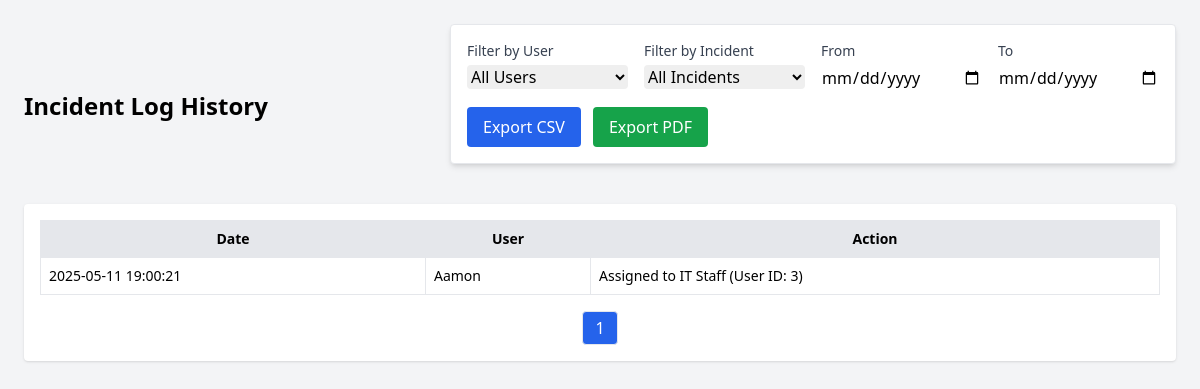
The page /admin/incident_history.php?id=2 on the database as committed earlier.
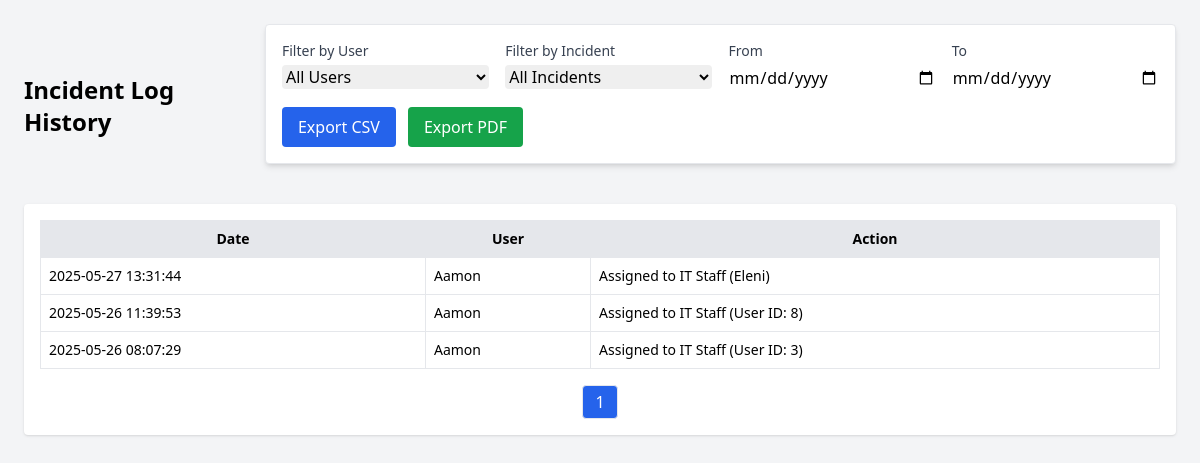
The same page on the database as committed later.
### tables this page shows
CREATE TABLE `incident_logs` (
  `id` int(11) NOT NULL,
  `incident_id` int(11) DEFAULT NULL,
  `user_id` int(11) DEFAULT NULL,
  `action` text DEFAULT NULL,
  `created_at` timestamp NOT NULL DEFAULT current_timestamp()
);

CREATE TABLE `users` (
  `id` int(11) NOT NULL,
  `name` varchar(100) DEFAULT NULL,
  `email` varchar(100) DEFAULT NULL,
  `password` varchar(255) DEFAULT NULL,
  `role` enum('admin','staff','user') NOT NULL,
  `created_at` timestamp NOT NULL DEFAULT current_timestamp(),
  `force_password_change` tinyint(1) DEFAULT 1,
  `branch_id` int(11) DEFAULT NULL,
  `profile_picture` varchar(255) DEFAULT NULL
);

### admin/incident_history.php (the view, shortened to what this page needs)
<?php
require '../config/db.php';
$incident_id = $_GET['id'] ?? null;
if (isset($_GET['id'])) {
    $incident_id = (int) $_GET['id'];
} else {
    header("Location: incidents.php");
    exit;
}
$limit = 10;
$page = isset($_GET['page']) ? (int) $_GET['page'] : 1;
$offset = ($page - 1) * $limit;
$countStmt = $pdo->prepare("SELECT COUNT(*) FROM incident_logs WHERE incident_id = ?");
$countStmt->execute([$incident_id]);
$totalLogs = $countStmt->fetchColumn();
$totalPages = ceil($totalLogs / $limit);
$stmt = $pdo->prepare("
    SELECT logs.*, users.name
    FROM incident_logs logs
    JOIN users ON users.id = logs.user_id
    WHERE logs.incident_id = ?
    ORDER BY logs.created_at DESC
    LIMIT ? OFFSET ?
");
$stmt->bindValue(1, $incident_id, PDO::PARAM_INT);
$stmt->bindValue(2, $limit, PDO::PARAM_INT);
$stmt->bindValue(3, $offset, PDO::PARAM_INT);
$stmt->execute();
$logs = $stmt->fetchAll(PDO::FETCH_ASSOC);
?>
<!DOCTYPE html>
<html lang="en">
<head>
  <script src="https://cdn.tailwindcss.com"></script>
</head>
<body class="p-6 bg-gray-100">
  <div class="flex justify-between items-center mb-4">
    <h2 class="text-2xl font-semibold">Incident Log History</h2>
    <div class="flex gap-2">
<form method="GET" action="export_incident_logs.php" class="mb-6 p-4 border rounded bg-white shadow-md">
  <div class="grid grid-cols-1 md:grid-cols-4 gap-4">
    <div>
      <label class="block text-sm font-medium text-gray-700">Filter by User</label>
      <select name="user_id" class="w-full border-gray-300 rounded mt-1">
        <option value="">All Users</option>
      </select>
    </div>
    <div>
      <label class="block text-sm font-medium text-gray-700">Filter by Incident</label>
      <select name="incident_id" class="w-full border-gray-300 rounded mt-1">
        <option value="">All Incidents</option>
      </select>
    </div>
    <div>
      <label class="block text-sm font-medium text-gray-700">From</label>
      <input type="date" name="from" class="w-full border-gray-300 rounded mt-1">
    </div>
    <div>
      <label class="block text-sm font-medium text-gray-700">To</label>
      <input type="date" name="to" class="w-full border-gray-300 rounded mt-1">
    </div>
  </div>
  <div class="mt-4 flex gap-3">
    <button type="submit" name="format" value="csv"
      class="px-4 py-2 bg-blue-600 text-white rounded hover:bg-blue-700 transition">
      Export CSV
    </button>
    <button type="submit" name="format" value="pdf"
      class="px-4 py-2 bg-green-600 text-white rounded hover:bg-green-700 transition">
      Export PDF
    </button>
  </div>
</form>
    </div>
  </div>
  <div class="bg-white shadow rounded p-4">
    <?php if (count($logs) > 0): ?>
      <div class="overflow-x-auto">
        <table class="min-w-full border text-sm">
          <thead class="bg-gray-200">
            <tr>
              <th class="p-2 border">Date</th>
              <th class="p-2 border">User</th>
              <th class="p-2 border">Action</th>
            </tr>
          </thead>
          <tbody>
            <?php foreach ($logs as $log): ?>
              <tr>
                <td class="p-2 border"><?= htmlspecialchars($log['created_at']) ?></td>
                <td class="p-2 border"><?= htmlspecialchars($log['name']) ?></td>
                <td class="p-2 border"><?= htmlspecialchars($log['action']) ?></td>
              </tr>
            <?php endforeach; ?>
          </tbody>
        </table>
      </div>
      <div class="mt-4 flex justify-center space-x-2">
        <?php for ($i = 1; $i <= $totalPages; $i++): ?>
          <a href="?id=<?= $incident_id ?>&page=<?= $i ?>"
             class="px-3 py-1 border rounded <?= $i == $page ? 'bg-blue-600 text-white' : 'bg-white' ?>">
            <?= $i ?>
          </a>
        <?php endfor; ?>
      </div>
    <?php else: ?>
      <p class="text-gray-500">No logs found for this incident.</p>
    <?php endif; ?>
  </div>
</body>
</html>

Rows that differ between the two databases and show on the page:
added incident_logs: created_at "2025-05-27 13:31:44", user.name "Aamon", action "Assigned to IT Staff (Eleni)"
added incident_logs: created_at "2025-05-26 11:39:53", user.name "Aamon", action "Assigned to IT Staff (User ID: 8)"
changed incident_logs "Assigned to IT Staff (User ID: 3)": created_at "2025-05-11 19:00:21" → "2025-05-26 08:07:29"
